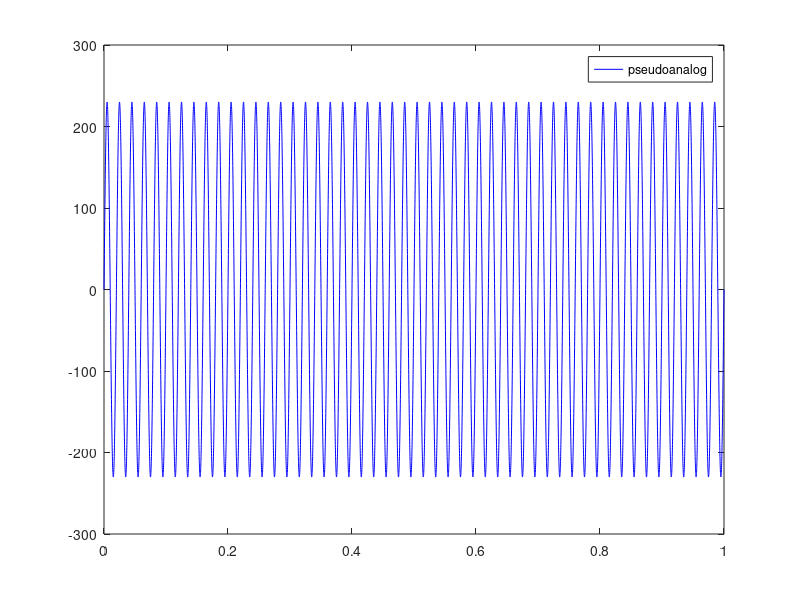
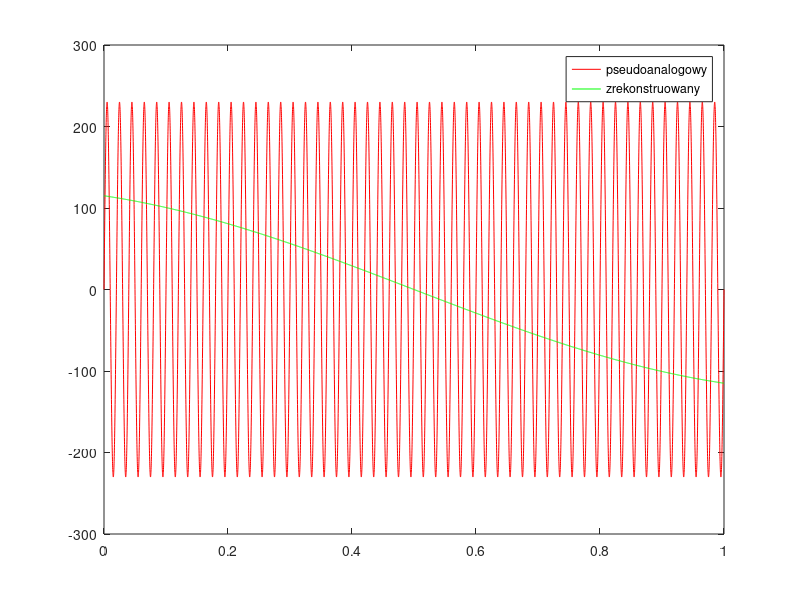
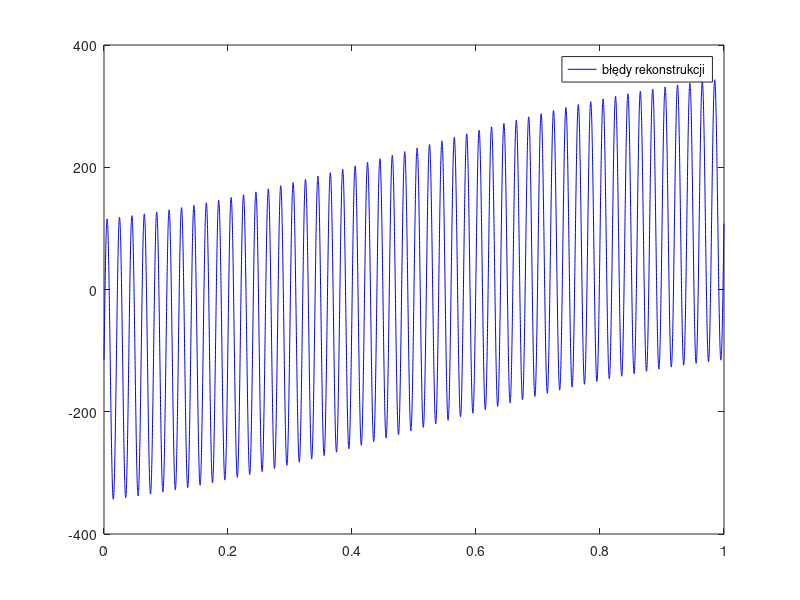

Source code (MATLAB) for these figures, in order:
% rekonsturkcja sygnalu pseudoanalogwoego
clear all; close all;
A = 230;               % amplituda sinusoidy w Voltach
f = 50;                % częstotliwość sinusoidy
fs1 = 10000;           % częstotliwość próbkowania PSEUDOANALOG
t1 = 0:1/fs1:1;        % wektor czasu od 0 do 1 s z krokiem próbkowania 1/fs1
x1 = A*sin(2*pi*f*t1); % generowanie sinusoidy

figure(1);
plot(t1,x1,'b-'); hold on;
legend('pseudoanalog');
fs3 = 200;             % częstotliwość próbkowania
t3 = 0:1/fs3:1-1/fs3;  % wektor czasu od 0 do 1 s z krokiem próbkowania 1/fs3
x3 = A*sin(2*pi*f*t3);
%Następnie, należy dokonać rekonstrukcji sygnału za pomocą splotu z funkcją sinc(x):
fs = 10000;            % docelowa częstotliwość próbkowania
t = 0:1/fs:1-1/fs;     % wektor czasu od 0 do 1 s z krokiem próbkowania 1/fs
sinc_fun = sinc((ones(length(t),1)*t3) - (t'*ones(1,length(t3)))); % funkcja sinc(x)
reconstructed_signal = x3(1:200)*sinc_fun'; % rekonstrukcja sygnału
figure(2);
plot(t1,x1,'r-'); hold on;
plot(t,reconstructed_signal,'g-'); hold on;
legend('pseudoanalogowy', 'zrekonstruowany');
reconstruction_error = x1(1:length(reconstructed_signal)) - reconstructed_signal; %trzeba taki wzor bo tablica byla za duza i za mala i nie zgadzaly sie rozmiary- a do reconstruction error dam inny
%reconstructed_signal_toerr = reconstructed_signal(1:length(x1));
figure(3);
plot(t1(1:length(reconstruction_error)), reconstruction_error, 'b-');
legend('błędy rekonstrukcji');